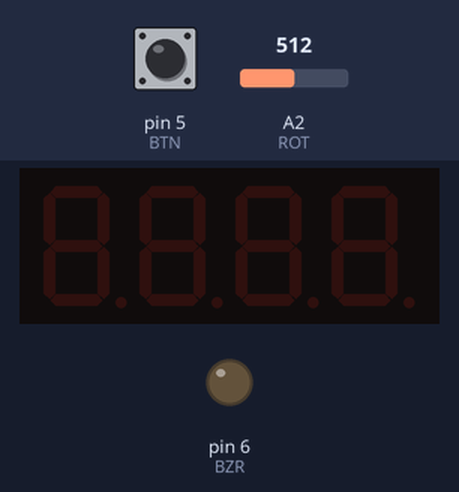
A sketch run on a simulated Arduino Uno, built with avr-gcc and run on an emulated ATmega328P. Shown: 4-digit seven-segment display, output pins drawn as LEDs (lit = HIGH). The inputs (shaded band) are chosen by the test bench; at power-on: pin 5 (BTN) HIGH, A2 (ROT) = 512.

Above: at 1.2 s.
1.3 s: pin 5 (BTN) pulled LOW for 0.15 s
2.9 s: pin 5 (BTN) pulled LOW for 1 s
At 3.3 s:
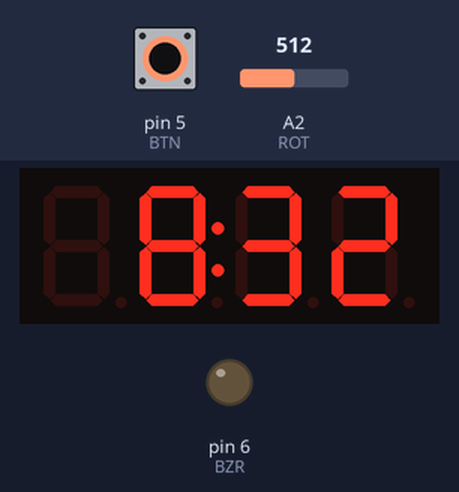
Timing chart, 0 to 5.9 s (numbered marks = the images above; inputs shaded):
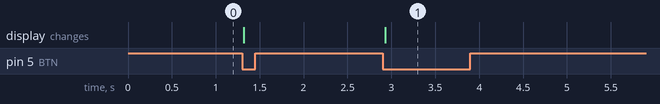

The sketch:

nRF52840_kitchenTimer.ino
```cpp
/*
 * Kitchen timer using a Feather nRF52840 Express
 *
 * Author: Philipp Alder
 * Create Time: 26 September, 2020
 *
 */

#include "TM1637.h"
#define CLK 9 //pin for Grove 4-Digit display (Grove D4)
#define DIO 10
#define BTN 5 //pin for button (Grove D2)
#define BZR 6 //pin for buzzer (Pin 6)
#define ROT A2 //pin for rotary angle sensor (Grove A2)


TM1637 tm1637(CLK,DIO);

int rotaryValue;
int b;
int timerSetting = 0;
int state = 0;

void setup() {
  tm1637.init();
  tm1637.set(BRIGHT_TYPICAL); //BRIGHT_TYPICAL = 2,BRIGHT_DARKEST = 0,BRIGHTEST = 7;
  pinMode(BTN, INPUT);
  pinMode(BZR, OUTPUT);
}

// Function that handles the display of the time. If less than 60 seconds are displayed then the colon separator is
//deactivated
void displayTime(int sec) {
  tm1637.point(false); //has to be before clearDisplay()...no idea why
  tm1637.clearDisplay();

  tm1637.display(3,sec % 10); //least significant second digit
  if(sec>9) {
    tm1637.display(2,sec/10 % 6); //most significant second digit
  }
  if(sec>59) {
    tm1637.point(true);
    tm1637.display(1,sec/60 % 10);  //least significant minute digit
  }
  if(sec>599) {
    tm1637.display(0,sec/600 % 10); //most significant minute digit
  }
}


void loop() {
  b = digitalRead(BTN); //update the current values for the button and the rotary dial
  rotaryValue = analogRead(ROT);

  if(state == 0 && b == LOW ) { //State 0; "Setting the timer"
    if(abs(rotaryValue-timerSetting)>4) //to prevent the value from stuttering
    {
      timerSetting = rotaryValue;  //rotary values are between 0 and 935
      displayTime(timerSetting);
    }
  }
  else if(state == 0 && b == HIGH) {
    state = 1;
  }
  else if(state == 1 && b ==LOW) { //State 1; "transition state"
    state = 2;
  }
  else if(state == 2 && b == LOW) { //State 2; "timer is counting down"
    timerSetting--;
    if(timerSetting == 0) {
      state = 4;
    }
    displayTime(timerSetting);
    delay(1000);
  }
  else if(state == 2 && b == HIGH) {
    state = 3;
  }
   else if(state == 3 && b == LOW) { //State 3; "transition state and turning buzzer off"
    digitalWrite(BZR, LOW); //turn buzzer off
    state = 0;
  }
  else if(state == 4 && b == LOW) { //State 4; "alarm is going off"
    digitalWrite(BZR, HIGH);
  }
  else if(state == 4 && b == HIGH) {
    state = 3;
  }
}
```

Measured:
- after the input at 2.9 s, the display: changes at once (image 1)
